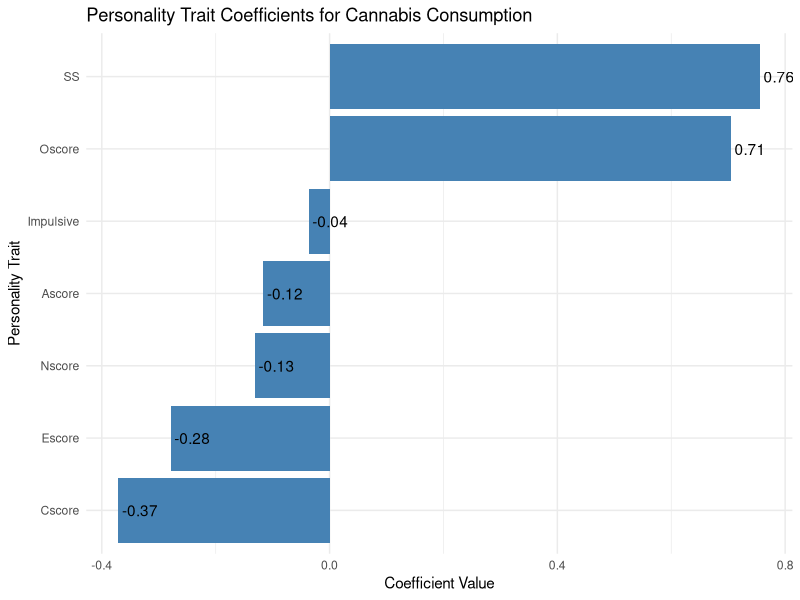
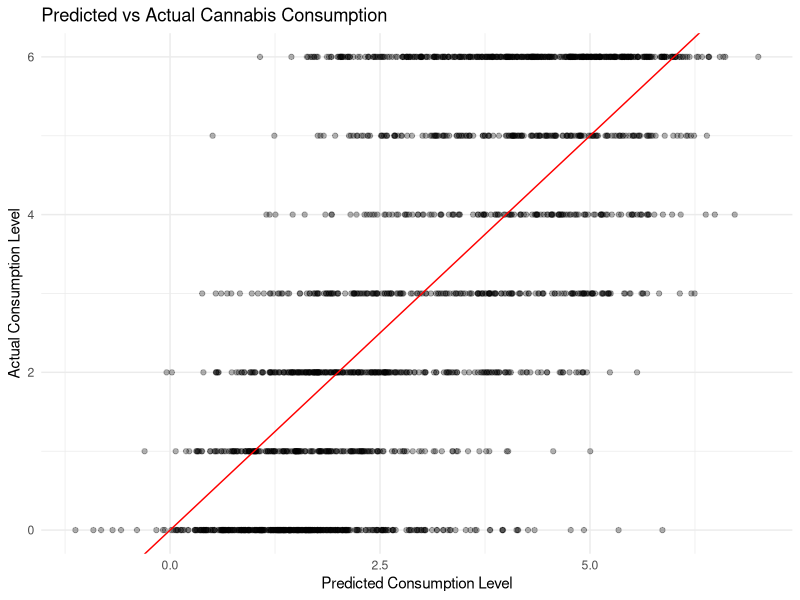
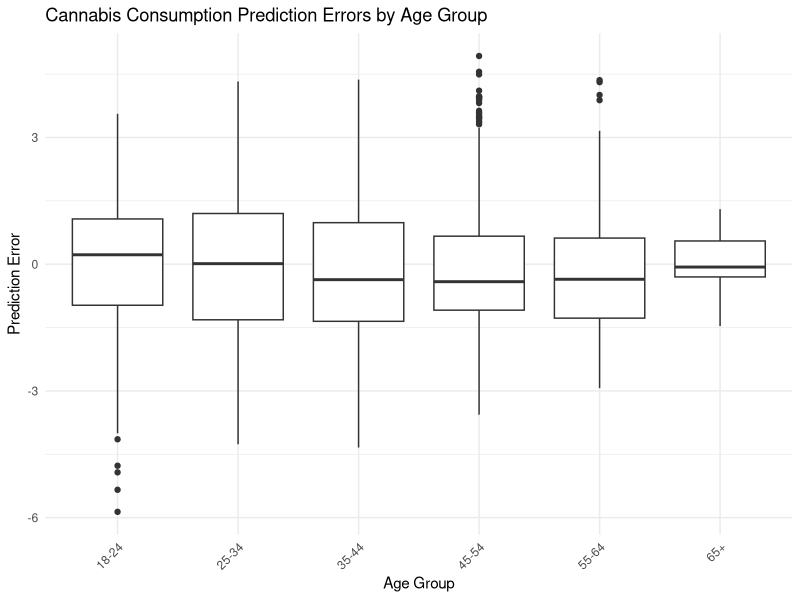
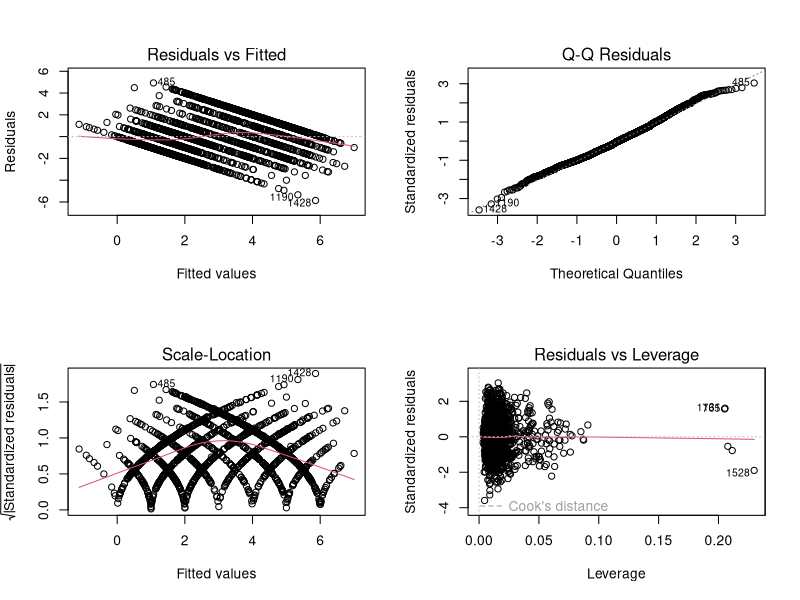

Source code (R) for these figures, in order:
###############################################################################
# Drug Consumption Data Linear Models
###############################################################################

# Load required libraries
library(dplyr)
library(ggplot2)
library(caret)
library(corrplot)

# Read the cleaned dataset
drug_data <- read.csv("Data/cleaned.csv", stringsAsFactors = FALSE)

###############################################################################
# Data preparation
###############################################################################

# Define drug columns
drug_columns <- c(
  "Alcohol", "Amphet", "Amyl", "Benzos", "Caff", "Cannabis", 
  "Choc", "Coke", "Crack", "Ecstasy", "Heroin", "Ketamine", 
  "Legalh", "LSD", "Meth", "Mushrooms", "Nicotine", "Semer", "VSA"
)

# Define personality traits columns
trait_col <- c("Nscore", "Escore", "Oscore", "Ascore", "Cscore", "Impulsive", "SS")

# Convert drug consumption levels to numeric values for modeling
consumption_levels <- c(
  "Never Used" = 0,
  "Used over a Decade Ago" = 1,
  "Used in Last Decade" = 2, 
  "Used in Last Year" = 3,
  "Used in Last Month" = 4,
  "Used in Last Week" = 5,
  "Used in Last Day" = 6
)

# Create a new dataframe with numeric values for drug consumption
drug_data_numeric <- drug_data
for (col in drug_columns) {
  drug_data_numeric[[col]] <- sapply(drug_data[[col]], function(x) consumption_levels[x])
}

# Convert categorical variables to factors
drug_data_numeric$Age <- factor(drug_data_numeric$Age, 
                                levels = c("18-24", "25-34", "35-44", "45-54", "55-64", "65+"))
drug_data_numeric$Gender <- factor(drug_data_numeric$Gender)
drug_data_numeric$Education <- factor(drug_data_numeric$Education)
drug_data_numeric$Country <- factor(drug_data_numeric$Country)
drug_data_numeric$Ethnicity <- factor(drug_data_numeric$Ethnicity)


###############################################################################
# Linear Models for Cannabis Consumption
###############################################################################

# Create a linear model for Cannabis consumption based on personality traits
cannabis_trait_model <- lm(Cannabis ~ Nscore + Escore + Oscore + Ascore + Cscore + Impulsive + SS, 
                           data = drug_data_numeric)

# Display model summary
print("Linear model for Cannabis based on personality traits:")
summary(cannabis_trait_model)

# Create a more comprehensive model including demographics
cannabis_full_model <- lm(Cannabis ~ Nscore + Escore + Oscore + Ascore + Cscore + Impulsive + SS +
                            Age + Gender + Education + Country, 
                          data = drug_data_numeric)

# Display full model summary
print("Linear model for Cannabis including demographics:")
summary(cannabis_full_model)

# Compare models with ANOVA
print("Comparing models:")
anova(cannabis_trait_model, cannabis_full_model)

###############################################################################
# Linear Models for Multiple Drugs
###############################################################################

# Function to build and summarize a linear model for each drug
build_drug_models <- function(drug_col) {
  # Formula with personality traits only
  trait_formula <- as.formula(paste(drug_col, "~ Nscore + Escore + Oscore + Ascore + Cscore + Impulsive + SS"))
  
  # Build model
  model <- lm(trait_formula, data = drug_data_numeric)
  
  # Extract R-squared and significant predictors
  r_squared <- summary(model)$r.squared
  adj_r_squared <- summary(model)$adj.r.squared
  
  # Get coefficients and p-values
  coefs <- summary(model)$coefficients
  sig_predictors <- rownames(coefs)[coefs[,4] < 0.05 & rownames(coefs) != "(Intercept)"]
  
  # Format significant predictors with their coefficients
  if(length(sig_predictors) > 0) {
    sig_pred_text <- paste(sig_predictors, " (", round(coefs[sig_predictors, 1], 3), ")", sep="", collapse=", ")
  } else {
    sig_pred_text <- "None"
  }
  
  return(data.frame(
    Drug = drug_col,
    R_squared = round(r_squared, 3),
    Adj_R_squared = round(adj_r_squared, 3),
    Significant_Predictors = sig_pred_text,
    stringsAsFactors = FALSE
  ))
}

# Build models for all drugs
all_drug_models <- do.call(rbind, lapply(drug_columns, build_drug_models))

# Sort by R-squared for better interpretation
all_drug_models <- all_drug_models[order(-all_drug_models$R_squared),]

# Display results
print("Summary of linear models for all drugs based on personality traits:")
print(all_drug_models)

###############################################################################
# Most influenced by personality traits - Detailed model
###############################################################################

# Find the drug most influenced by personality traits (highest R-squared)
top_drug <- all_drug_models$Drug[1]
print(paste("The drug consumption most influenced by personality traits is:", top_drug))

# Build a detailed model for the top drug
top_drug_formula <- as.formula(paste(top_drug, "~ Nscore + Escore + Oscore + Ascore + Cscore + Impulsive + SS"))
top_drug_model <- lm(top_drug_formula, data = drug_data_numeric)

# Display detailed model summary
print(paste("Detailed model for", top_drug, "consumption:"))
summary(top_drug_model)

# Visualize coefficients
coef_data <- data.frame(
  Trait = names(coef(top_drug_model))[-1],  # exclude intercept
  Coefficient = coef(top_drug_model)[-1]
)

ggplot(coef_data, aes(x = reorder(Trait, Coefficient), y = Coefficient)) +
  geom_bar(stat = "identity", fill = "steelblue") +
  geom_text(aes(label = round(Coefficient, 2)), vjust = 0.5, hjust = -0.1) +
  labs(title = paste("Personality Trait Coefficients for", top_drug, "Consumption"),
       x = "Personality Trait", y = "Coefficient Value") +
  coord_flip() +
  theme_minimal()

###############################################################################
# Demographics-only model for comparison
###############################################################################

# Create a demographics-only model for Cannabis
cannabis_demo_model <- lm(Cannabis ~ Age + Gender + Education + Country + Ethnicity, 
                          data = drug_data_numeric)

# Display model summary
print("Linear model for Cannabis based on demographics only:")
summary(cannabis_demo_model)

# Compare trait-only, demographics-only, and full models
print("Comparing different model specifications:")
print(anova(cannabis_trait_model, cannabis_demo_model, cannabis_full_model))

###############################################################################
# Predicted vs Actual Values Analysis
###############################################################################

# Add predictions to the data
drug_data_numeric$predicted_cannabis <- predict(cannabis_full_model)

# Calculate prediction error
drug_data_numeric$cannabis_error <- drug_data_numeric$Cannabis - drug_data_numeric$predicted_cannabis

# Plot predicted vs actual values
ggplot(drug_data_numeric, aes(x = predicted_cannabis, y = Cannabis)) +
  geom_point(alpha = 0.3) +
  geom_abline(slope = 1, intercept = 0, color = "red") +
  labs(title = "Predicted vs Actual Cannabis Consumption",
       x = "Predicted Consumption Level", y = "Actual Consumption Level") +
  theme_minimal()

# Plot prediction errors by age group
ggplot(drug_data_numeric, aes(x = Age, y = cannabis_error)) +
  geom_boxplot() +
  labs(title = "Cannabis Consumption Prediction Errors by Age Group",
       x = "Age Group", y = "Prediction Error") +
  theme_minimal() +
  theme(axis.text.x = element_text(angle = 45, hjust = 1))

###############################################################################
# Model Diagnostics
###############################################################################

# Diagnostic plots for the full Cannabis model
par(mfrow = c(2, 2))
plot(cannabis_full_model)

# Reset plotting parameter
par(mfrow = c(1, 1))

###############################################################################
# Cross-validation for model accuracy
###############################################################################

# Set up cross-validation
set.seed(123)
train_control <- trainControl(method = "cv", number = 10)

# Train model with cross-validation
cv_model <- train(Cannabis ~ Nscore + Escore + Oscore + Ascore + Cscore + Impulsive + SS +
                    Age + Gender + Education + Country,
                  data = drug_data_numeric,
                  method = "lm",
                  trControl = train_control)

# Display cross-validation results
print("Cross-validation results for Cannabis model:")
print(cv_model)
print(cv_model$results)

###############################################################################
# Conclusion and summary statistics
###############################################################################

# Summary of R-squared values for all drug models
mean_r_squared <- mean(all_drug_models$R_squared)
median_r_squared <- median(all_drug_models$R_squared)

print(paste("Mean R-squared across all drug models:", round(mean_r_squared, 3)))
print(paste("Median R-squared across all drug models:", round(median_r_squared, 3)))

# Count occurrences of each trait as significant predictor
trait_counts <- sapply(trait_col, function(trait) {
  sum(grepl(trait, all_drug_models$Significant_Predictors))
})

print("Number of drug models where each trait is a significant predictor:")
print(trait_counts)
